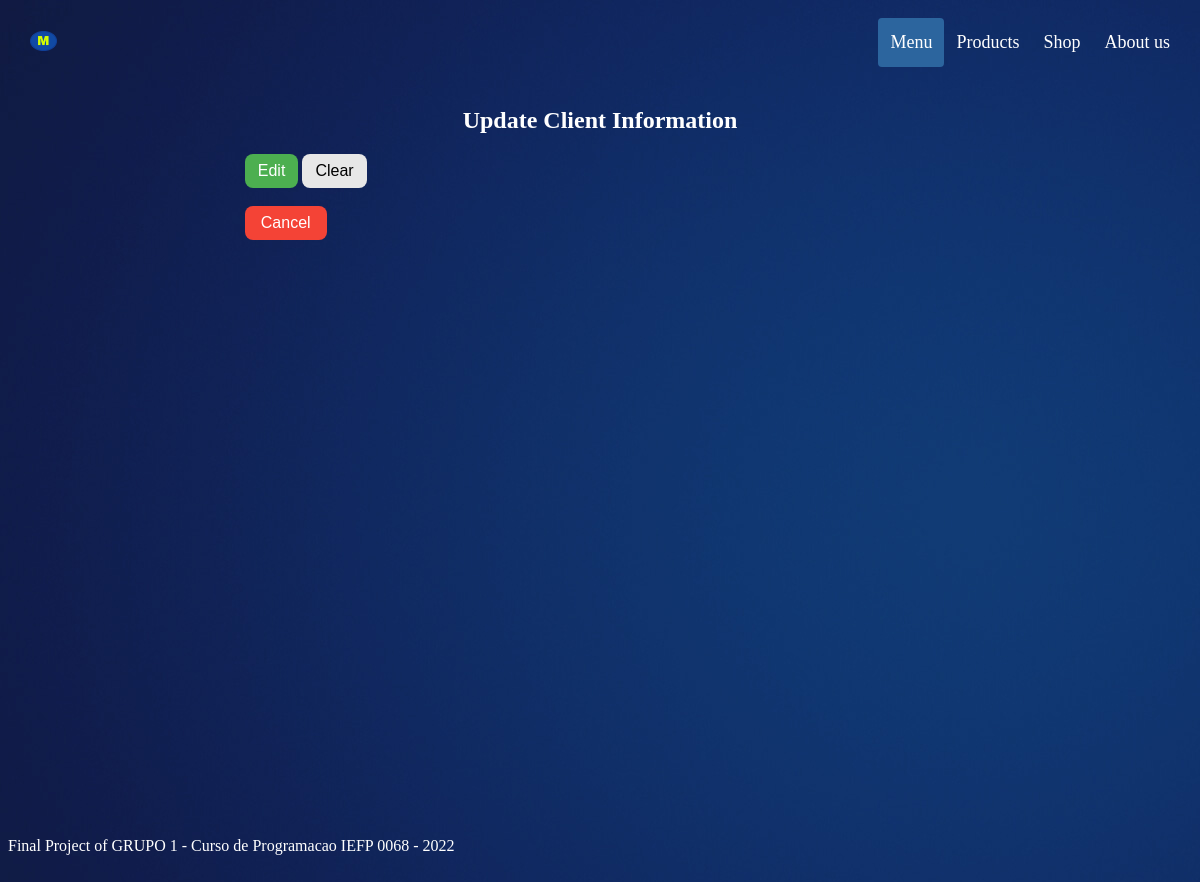
Before: /EditClient.php with the older database file.
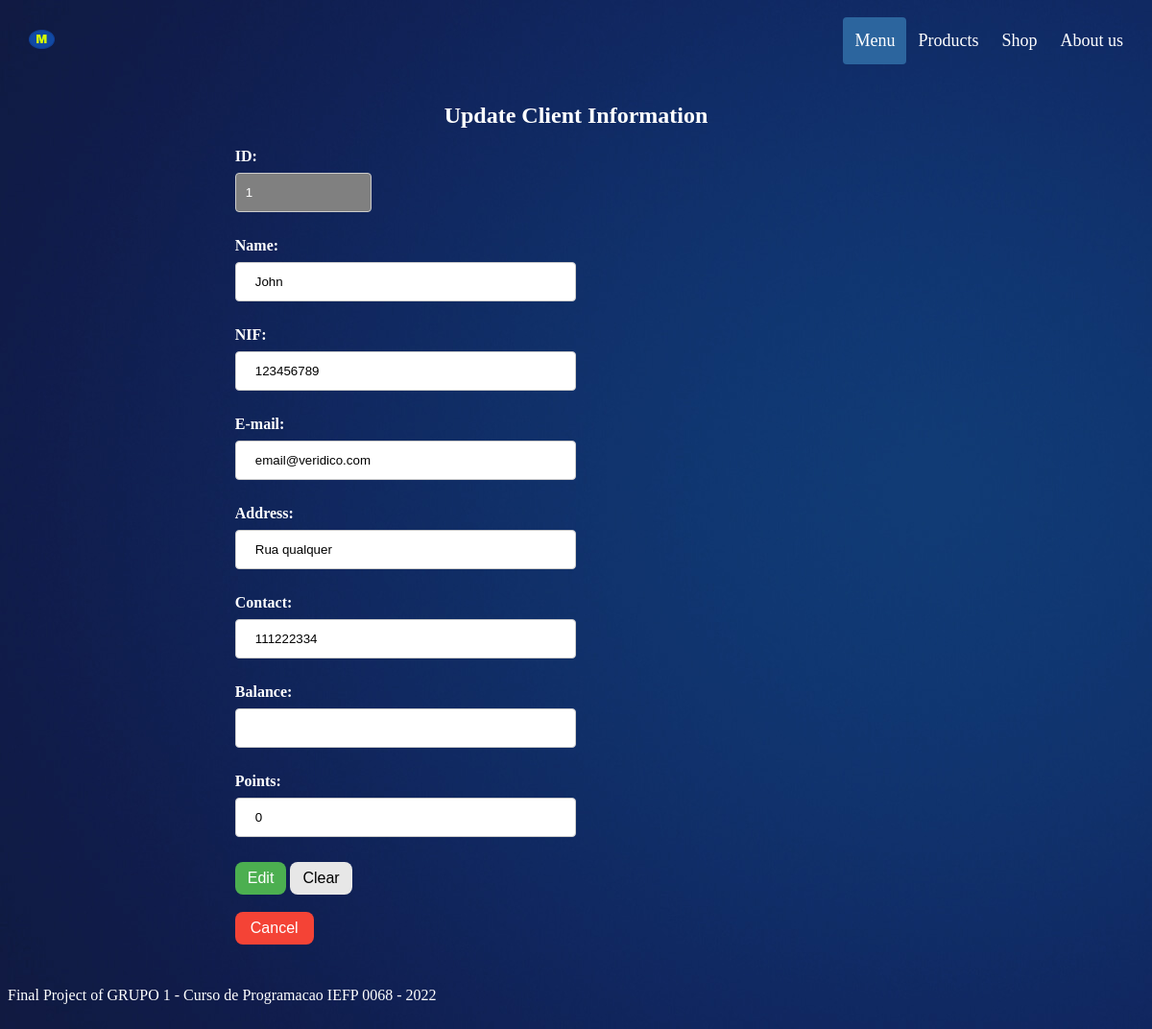
After: the same page with the newer database file.
### tables this page shows
CREATE TABLE `t_client` (
  `id` int(11) NOT NULL,
  `name` varchar(50) NOT NULL,
  `NIF` varchar(9) NOT NULL,
  `email` varchar(50) NOT NULL,
  `adress` varchar(50) NOT NULL,
  `contact` varchar(15) NOT NULL,
  `balance` float NOT NULL,
  `points` int(11) NOT NULL
);

### EditClient.php (the view, shortened to what this page needs)
<?php include 'includes/head.php' ?>
</head>
<body>
<?php include 'includes/header.php' ?>
    <div id="page-container">
        <div id="content-wrap">
            <div class="center">
                <h2 class="title">Update Client Information</h2>
                <?php
                include 'includes/db_conn.php';
                $stmt = $conn->prepare("SELECT * FROM t_client WHERE id= 1");
                $stmt->execute();
                $result = $stmt->get_result();
                if($result->num_rows > 0){
                    while($row = $result->fetch_assoc()){
                        ?>
                        <form action="EditClient2.php" method="post" enctype="multipart/form-data">
                            <label for="fid"><b>ID: </b></label><br>
                            <input class="inputRead" type="text" name="id" id="fid" size="10" value="<?php echo $row['id']?>" readonly>
                            <br><br>
                            <label for="fname"><b>Name: </b></label><br>
                            <input class="inputC" type="text" name="name" id="fname" size="50" maxlength="50" value="<?php echo $row['name']?>">
                            <br><br>
                            <label for="fnif"><b>NIF: </b></label><br>
                            <input class="inputC" type="text" name="NIF" id="fnif" size="20" maxlength="9" value="<?php echo $row['NIF']?>" readonly>
                            <br><br>
                            <label for="femail"><b>E-mail: </b></label><br>
                            <input class="inputC" type="text" name="email" id="femail" size="50" maxlength="50" value="<?php echo $row['email']?>">
                            <br><br>
                            <label for="faddress"><b>Address: </b></label><br>
                            <input class="inputC" type="text" name="address" id="faddress" size="50" maxlength="50" value="<?php echo $row['adress']?>">
                            <br><br>
                            <label for="fcontac"><b>Contact: </b></label><br>
                            <input class="inputC" type="text" name="contact" id="fcontac" size="20" maxlength="10" value="<?php echo $row['contact']?>" onkeypress="return allowNumbers(event)">
                            <br><br>
                            <label for="fbalan"><b>Balance: </b></label><br>
                            <input class="inputC" type="number" name="balance" id="fbalan" size="20" min="0"  step="0.01" value="<?php echo $row['balance']?>€">
                            <br><br>
                            <label for="fpoints"><b>Points: </b></label><br>
                            <input class="inputC" type="number" name="points" id="fpoints" size="20" min="0" step="1" value="<?php echo $row['points']?>">
                            <br><br>
                            <?php
                    }
                }
                ?>
                    <input class="butEdit" type="submit" value="Edit">
                    <input class="butClear" type="reset" value="Clear"><br><br>
                    <input class="butStatus" type="button" value="Cancel" onclick="window.open('Index.php', '_self')"></p><br>
                </form>
            </div>
        </div>
        <?php include 'includes/footer.php' ?>
    </div>
</body>
</html>

Changed rows visible on the page:
added t_client: id "1", name "John", NIF "123456789", email "email@veridico.com", address "Rua qualquer", contact "111222334", points "0"
